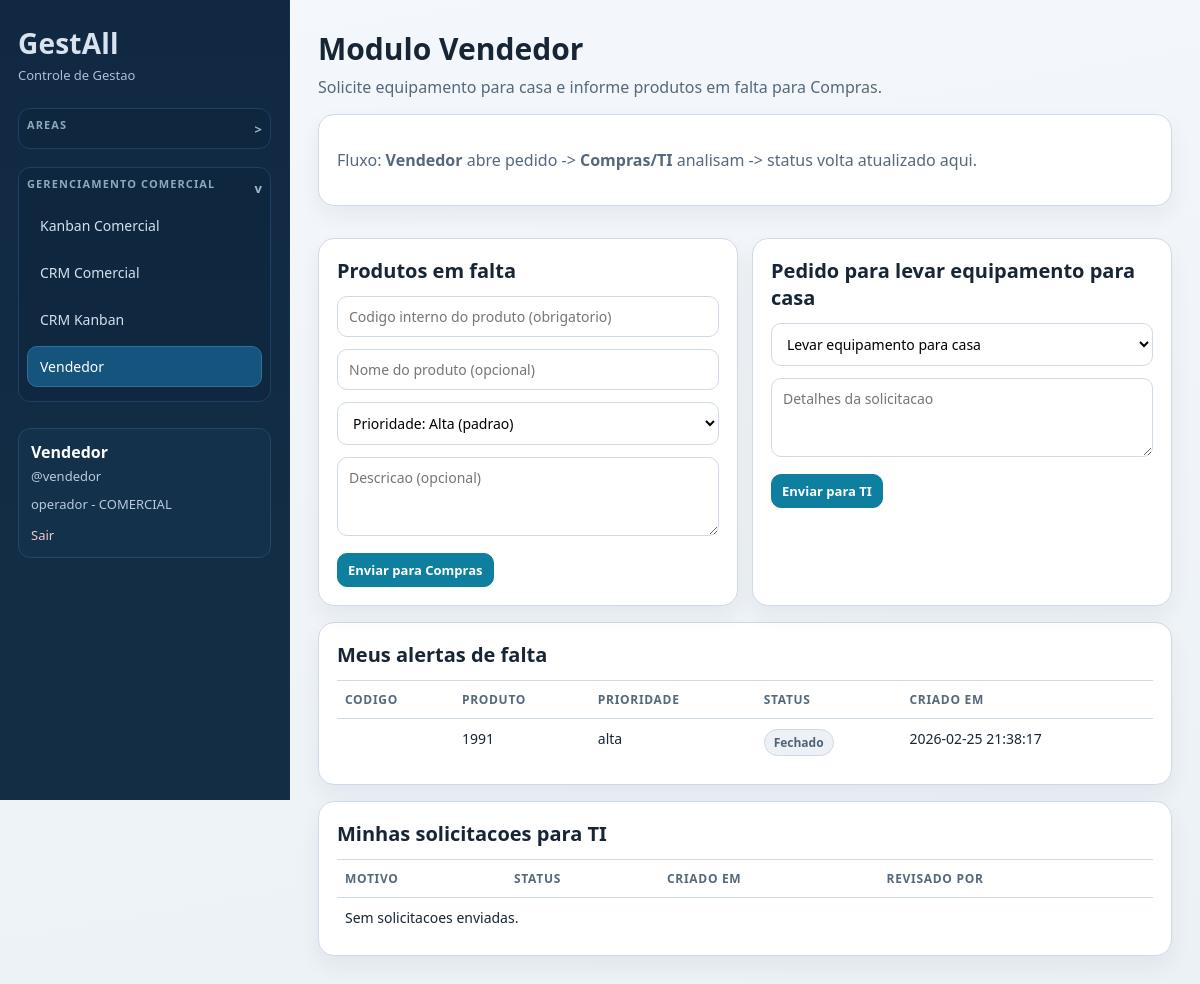
Page /index.php?r=commercial.seller (signed in) on the committed database.
### tables this page shows
CREATE TABLE purchase_shortage_alerts (
                id INTEGER PRIMARY KEY AUTOINCREMENT,
                product_name TEXT NOT NULL,
                details TEXT,
                priority TEXT NOT NULL DEFAULT 'alta',
                status TEXT NOT NULL DEFAULT 'pending',
                requested_by_user_id INTEGER NOT NULL,
                accepted_by_user_id INTEGER,
                accepted_at TEXT,
                created_at TEXT NOT NULL DEFAULT CURRENT_TIMESTAMP,
                updated_at TEXT, product_code TEXT, resolved_by_user_id INTEGER, resolved_at TEXT, closed_by_user_id INTEGER, closed_at TEXT, resolution_note TEXT,
                FOREIGN KEY (requested_by_user_id) REFERENCES users(id) ON DELETE CASCADE,
                FOREIGN KEY (accepted_by_user_id) REFERENCES users(id) ON DELETE SET NULL
            );

### app/Core/View.php (called while the page is built, shortened)
<?php
final class View
{
    public static function render(string $view, array $data = []): void
    {
        extract($data, EXTR_SKIP);
        $viewFile = __DIR__ . '/../Views/' . $view . '.php';
        require __DIR__ . '/../Views/partials/header.php';
        require $viewFile;
        require __DIR__ . '/../Views/partials/footer.php';
    }
}

### app/Controllers/PurchasesController.php (called while the page is built, shortened)
<?php
final class PurchasesController
{
    public function seller(): void
    {
        $currentUser = Auth::user();
        $userId = (int) ($currentUser['id'] ?? 0);
        View::render('purchases/seller', [
            'title' => 'Modulo Vendedor',
            'currentRoute' => 'commercial.seller',
            'alerts' => $this->purchases->shortageAlerts([], $userId),
            'tiRequests' => $this->purchases->operatorTiRequests($userId),
            'priorities' => self::PRIORITIES,
            'success' => $_GET['ok'] ?? null,
            'error' => $_GET['error'] ?? null,
        ]);
    }
}

### app/Repositories/PurchaseRepository.php (called while the page is built, shortened)
<?php
final class PurchaseRepository
{
    public function shortageAlerts(array $filters = [], ?int $requestedByUserId = null): array
    {
        $sql =
            'SELECT a.*,
                    requester.name AS requester_name,
                    accepter.name AS accepted_by_name,
                    resolver.name AS resolved_by_name,
                    closer.name AS closed_by_name
             FROM purchase_shortage_alerts a
             INNER JOIN users requester ON requester.id = a.requested_by_user_id
             LEFT JOIN users accepter ON accepter.id = a.accepted_by_user_id
             LEFT JOIN users resolver ON resolver.id = a.resolved_by_user_id
             LEFT JOIN users closer ON closer.id = a.closed_by_user_id';
        $params = [];
        $where = [];
        if ($requestedByUserId !== null && $requestedByUserId > 0) {
            $where[] = 'a.requested_by_user_id = :requested_by_user_id';
            $params[':requested_by_user_id'] = $requestedByUserId;
        }
        if (!empty($where)) {
            $sql .= ' WHERE ' . implode(' AND ', $where);
        }
        $sql .= " ORDER BY CASE a.status
                    WHEN 'pending' THEN 0
                    WHEN 'accepted' THEN 1
                    WHEN 'resolved' THEN 2
                    WHEN 'closed' THEN 3
                    ELSE 4
                 END, a.created_at DESC";
        $stmt = $this->pdo->prepare($sql);
        $stmt->execute($params);
        return $stmt->fetchAll();
    }
}

### app/Views/purchases/seller.php (the view, shortened to what this page needs)
<section class="page-head">
    <h1>Modulo Vendedor</h1>
    <p>Solicite equipamento para casa e informe produtos em falta para Compras.</p>
</section>
<section class="card">
    <p class="muted">
        Fluxo: <strong>Vendedor</strong> abre pedido -> <strong>Compras/TI</strong> analisam -> status volta atualizado aqui.
    </p>
</section>
<section class="card-grid">
    <article class="card">
        <h2>Produtos em falta</h2>
        <form method="post" action="index.php?r=commercial.seller.shortage.store" class="form-grid two">
            <input type="text" name="product_code" placeholder="Codigo interno do produto (obrigatorio)" required>
            <input type="text" name="product_name" placeholder="Nome do produto (opcional)">
            <select name="priority">
                <option value="alta" selected>Prioridade: Alta (padrao)</option>
            </select>
            <div class="full">
                <textarea name="details" rows="3" placeholder="Descricao (opcional)"></textarea>
            </div>
            <div class="actions-inline full">
                <button type="submit">Enviar para Compras</button>
            </div>
        </form>
    </article>
    <article class="card">
        <h2>Pedido para levar equipamento para casa</h2>
        <form method="post" action="index.php?r=commercial.seller.ti-request.store" class="form-grid two">
            <select name="reason" required>
                <option value="Levar equipamento para casa" selected>Levar equipamento para casa</option>
            </select>
            <div class="full">
                <textarea name="details" rows="3" placeholder="Detalhes da solicitacao"></textarea>
            </div>
            <div class="actions-inline full">
                <button type="submit">Enviar para TI</button>
            </div>
        </form>
    </article>
</section>
<section class="card">
    <h2>Meus alertas de falta</h2>
    <div class="table-wrap">
        <table>
            <thead>
                <tr>
                    <th>Codigo</th>
                    <th>Produto</th>
                    <th>Prioridade</th>
                    <th>Status</th>
                    <th>Criado em</th>
                </tr>
            </thead>
            <tbody>
                <?php foreach ($alerts as $row): ?>
                    <tr>
                        <td><strong><?= htmlspecialchars((string) ($row['product_code'] ?? '')) ?></strong></td>
                        <td><?= htmlspecialchars((string) $row['product_name']) ?></td>
                        <td><?= htmlspecialchars((string) $row['priority']) ?></td>
                        <?php
                            $status = (string) ($row['status'] ?? 'pending');
                            $statusLabel = match ($status) {
                                'pending' => 'Pendente',
                                'accepted' => 'Em atendimento',
                                'resolved' => 'Atendido',
                                'closed' => 'Fechado',
                                default => $status,
                            };
                            $statusClass = match ($status) {
                                'pending' => 'status-dot warning',
                                'accepted' => 'status-dot info',
                                'resolved' => 'status-dot ok',
                                'closed' => 'status-dot muted',
                                default => 'status-dot',
                            };
                        ?>
                        <td><span class="<?= $statusClass ?>"><?= htmlspecialchars($statusLabel) ?></span></td>
                        <td><?= htmlspecialchars((string) $row['created_at']) ?></td>
                    </tr>
                <?php endforeach; ?>
            </tbody>
        </table>
    </div>
</section>
<section class="card">
    <h2>Minhas solicitacoes para TI</h2>
    <div class="table-wrap">
        <table>
            <thead>
                <tr>
                    <th>Motivo</th>
                    <th>Status</th>
                    <th>Criado em</th>
                    <th>Revisado por</th>
                </tr>
            </thead>
            <tbody>
                <?php if (empty($tiRequests)): ?>
                    <tr><td colspan="4">Sem solicitacoes enviadas.</td></tr>
                <?php endif; ?>
            </tbody>
        </table>
    </div>
</section>

### assets/style.css (style rules this page uses)
:root { --bg: #edf3f9; --bg-alt: #f7fbff; --ink: #172534; --muted: #55687c; --line: #cfdae8; --card: #ffffff; --primary: #0e7f9f; --primary-dark: #0b5f78; --primary-soft: #e8f5fb; --danger: #c0392b; --ok: #1f8b4c; --warning: #ad6a00; --sidebar: #112842; --sidebar-soft: #1a3c5f; --info: #166ab8; }
* { box-sizing: border-box; }
body { margin: 0; color: var(--ink); background: linear-gradient(170deg, #f4f8fc 0%, #ecf1f6 100%); font-family: "Trebuchet MS", "Segoe UI", Tahoma, sans-serif; }
.page-head h1 { margin: 0; font-size: 30px; }
.page-head p { margin: 7px 0 0; color: var(--muted); }
.card { border: 1px solid var(--line); background: var(--card); border-radius: 16px; padding: 18px; box-shadow: 0 10px 22px rgba(15, 34, 54, 0.06); margin-top: 16px; }
.card h2 { margin: 0 0 12px; font-size: 20px; }
.card-grid { margin-top: 16px; display: grid; gap: 14px; grid-template-columns: repeat(auto-fit, minmax(300px, 1fr)); }
.form-grid { display: grid; gap: 12px; }
.form-grid.two { grid-template-columns: repeat(auto-fit, minmax(230px, 1fr)); }
.full { grid-column: 1 / -1; }
input, select, textarea, button { width: 100%; border-radius: 10px; border: 1px solid var(--line); padding: 10px 11px; font-size: 14px; font-family: inherit; background: #fff; }
textarea { resize: vertical; }
button, .btn { background: var(--primary); border-color: var(--primary); color: #fff; text-decoration: none; cursor: pointer; display: inline-flex; align-items: center; justify-content: center; min-height: 40px; border-radius: 10px; padding: 0 14px; font-weight: 700; }
.table-wrap { overflow: auto; margin-top: 8px; }
table { width: 100%; border-collapse: collapse; min-width: 760px; }
th, td { border-top: 1px solid var(--line); text-align: left; padding: 10px 8px; vertical-align: top; font-size: 14px; }
th { font-size: 12px; letter-spacing: 0.7px; color: var(--muted); text-transform: uppercase; }
.actions-inline { display: flex; gap: 8px; align-items: center; flex-wrap: wrap; }
.actions-inline .btn, .actions-inline button { width: auto; min-height: 34px; padding: 6px 10px; font-size: 13px; }
.muted { color: var(--muted); }
.status-dot { display: inline-flex; align-items: center; border-radius: 999px; padding: 4px 9px; font-size: 12px; font-weight: 700; border: 1px solid var(--line); background: #f3f7fb; color: #314a63; }
.status-dot.muted { background: #edf1f5; border-color: #d0d8e1; color: #4f6275; }

### rows in the picture
purchase_shortage_alerts: product_name "1991", priority "alta", status "Fechado", created_at "2026-02-25 21:38:17"

### other values in the picture
$user['name'] "Vendedor"
$user['username'] "vendedor"
$user['role'] "operador"
$user['department_name'] "COMERCIAL"
